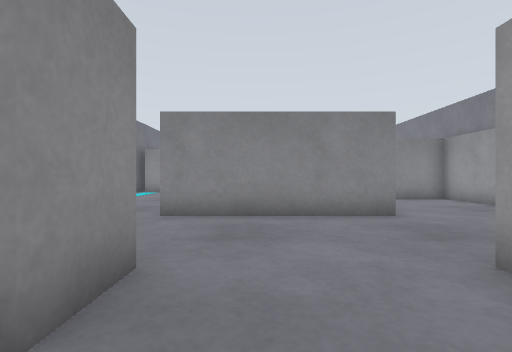
view 1 (above)

19 first-person views from a walk through a robot-simulator world made for Gazebo. The camera is 0.23 m above the floor, looks level and sees 85° across. The floor is counted in squares, 0.25 m on a side. Each view is taken from the middle of a square. On the plan, view 1 faces up. The plan holds only what a view shows up to about 11 squares ahead; the rest is blank. The place goes on beyond the plan.

view 2
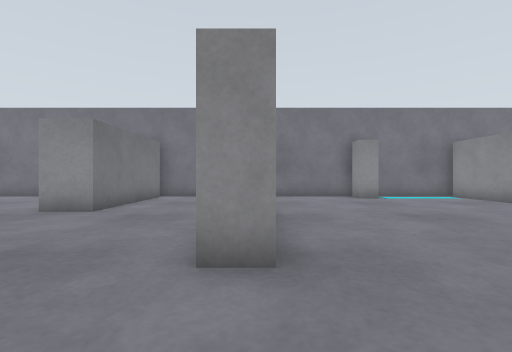

view 3
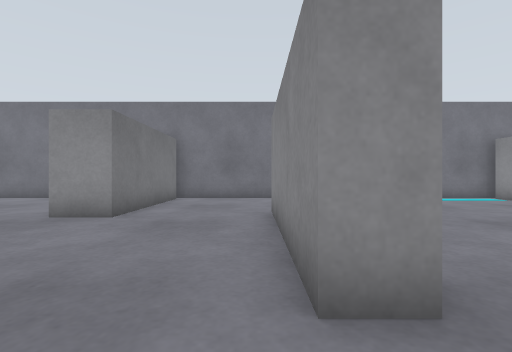

view 4
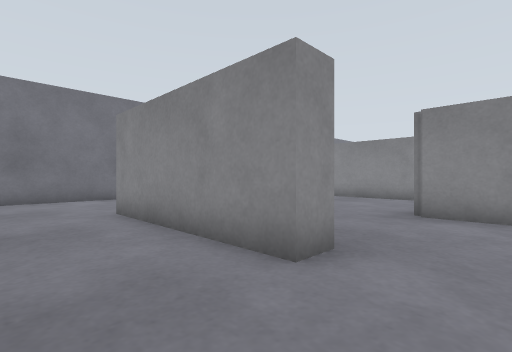

view 5
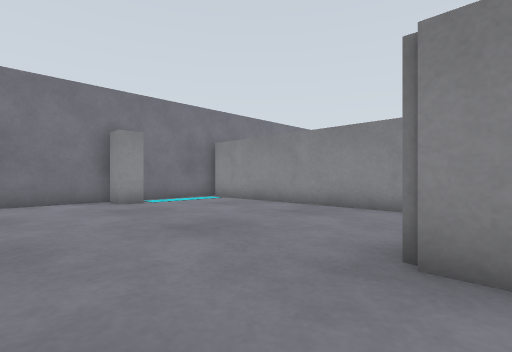

view 6
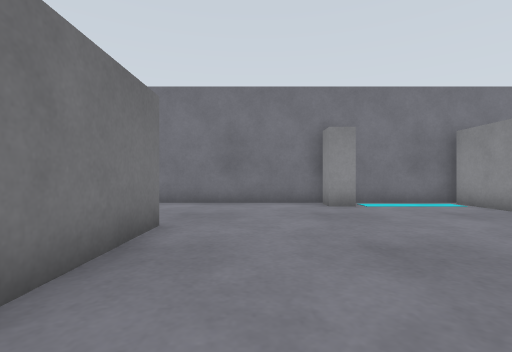

view 7
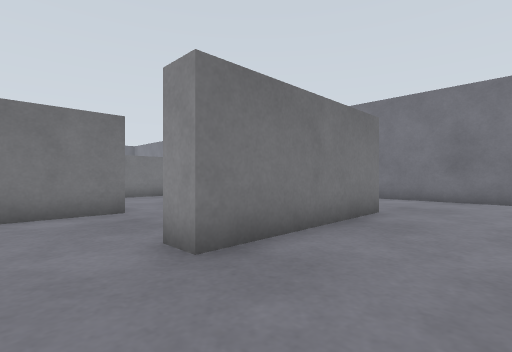

view 8
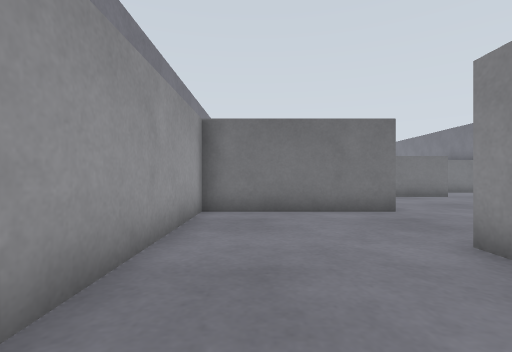

view 9
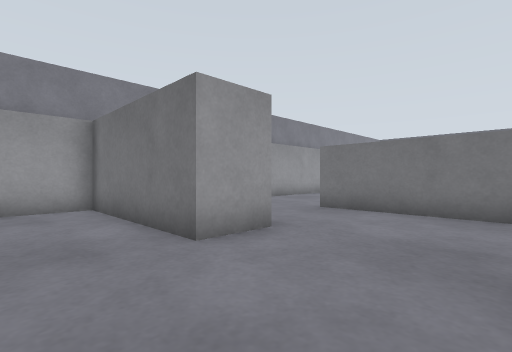

view 10
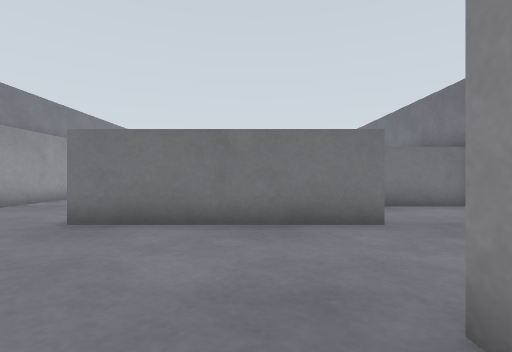

view 11
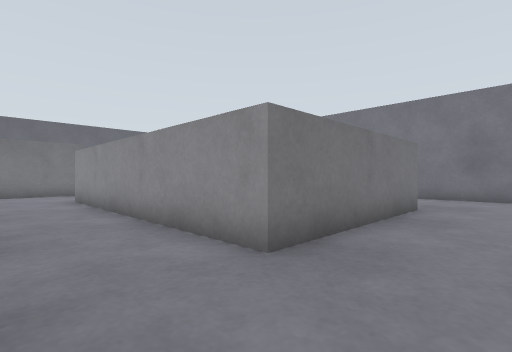

view 12
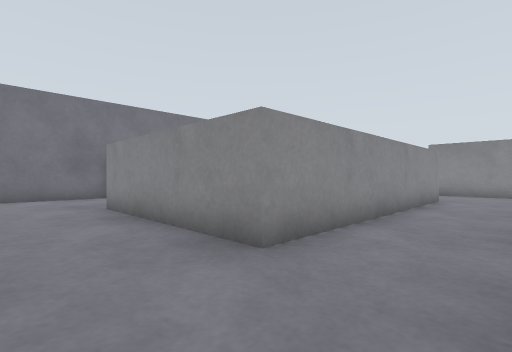

view 13
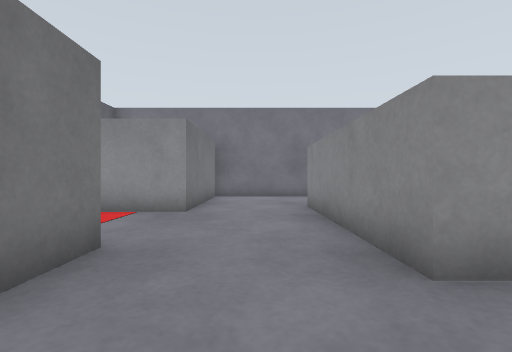

view 14
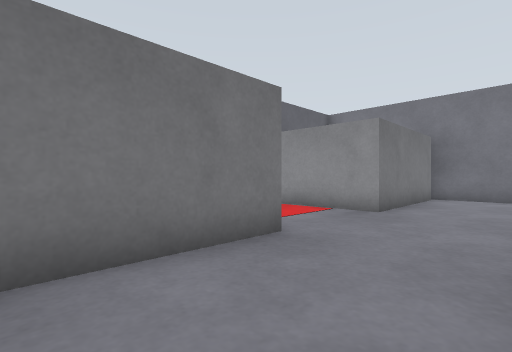

view 15
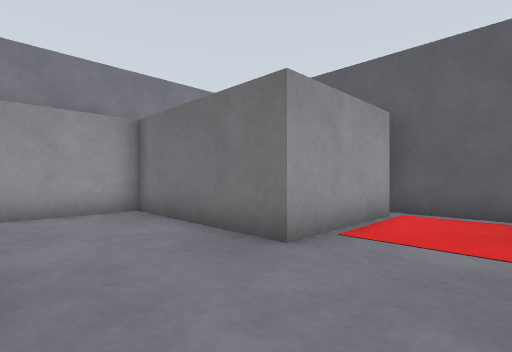

view 16
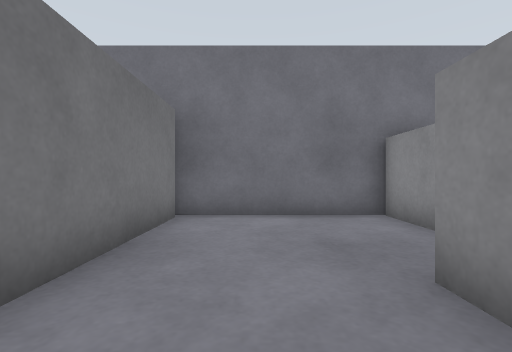

view 17
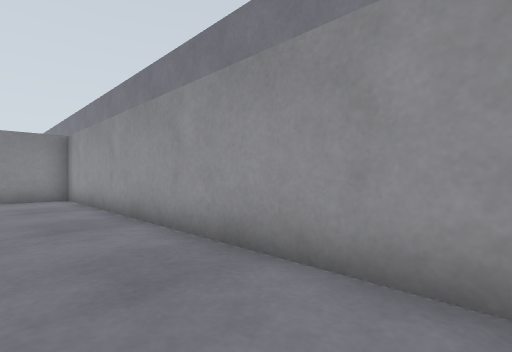

view 18
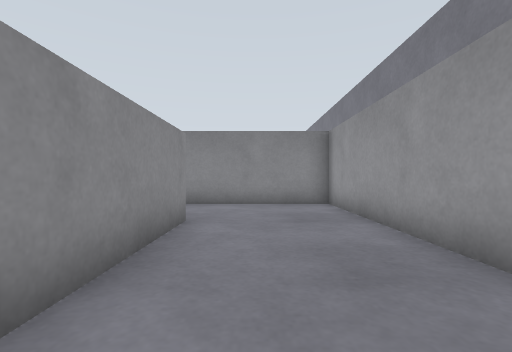

view 19
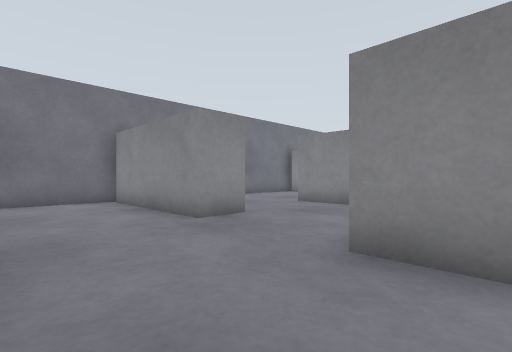

### Floor plan
Ten units are one square. View 1 is at (0, 0); x grows to the right and y downward. Boxes are objects, and circles mark ways between rooms. Rooms are numbered by the first view taken in them; rooms with no view inside come last. Other rooms are left out.
<svg viewBox="-71 -165 150 364">
<path fill="none" stroke="#000" d="M-22 -72 32 -72 32 -64 -22 -64M-54 -120 -54 -112 -62 -112M-60 -28 -12 -28 -12 -14 -24 -14M24 -12 24 -28 74 -28 74 -110 31 -110M19 -156 -62 -156M-66 -160 -66 -45M-25 23 14 23M-46 100 -65 100M24 189 24 150 74 150 74 -12 24 -12M2 194 26 194M-62 148 -12 148 -12 180M-66 95 -66 150M14 23 36 23 36 114 -25 114"/>
<circle cx="25" cy="5" r="3" fill="#2a7"/>
<text x="-10" y="-80">1</text>
<text x="20" y="120">2</text>
</svg>
Room 1 opens to room 2.

Where each view was taken, in squares from view 1:
view 1: 0 up, 0 right, facing up
view 2: 7 up, 6 right, facing left
view 3: 6 up, 5 right, facing left
view 4: 4 up, 5 right, facing up-left
view 5: 8 up, 4 right, facing up-left
view 6: 9 up, 3 right, facing left
view 7: 10 up, 5 right, facing down-left
view 8: 10 up, 6 right, facing down
view 9: 5 up, 1 left, facing down-right
view 10: 3 up, 0 right, facing down
view 11: 0 up, 6 right, facing down-left
view 12: 14 down, 6 right, facing up-left
view 13: 13 down, 6 right, facing left
view 14: 12 down, 6 right, facing down-left
view 15: 12 down, 0 right, facing down-right
view 16: 13 down, 0 right, facing left
view 17: 11 down, 5 right, facing up-right
view 18: 8 down, 5 right, facing up
view 19: 2 down, 4 right, facing up-left
